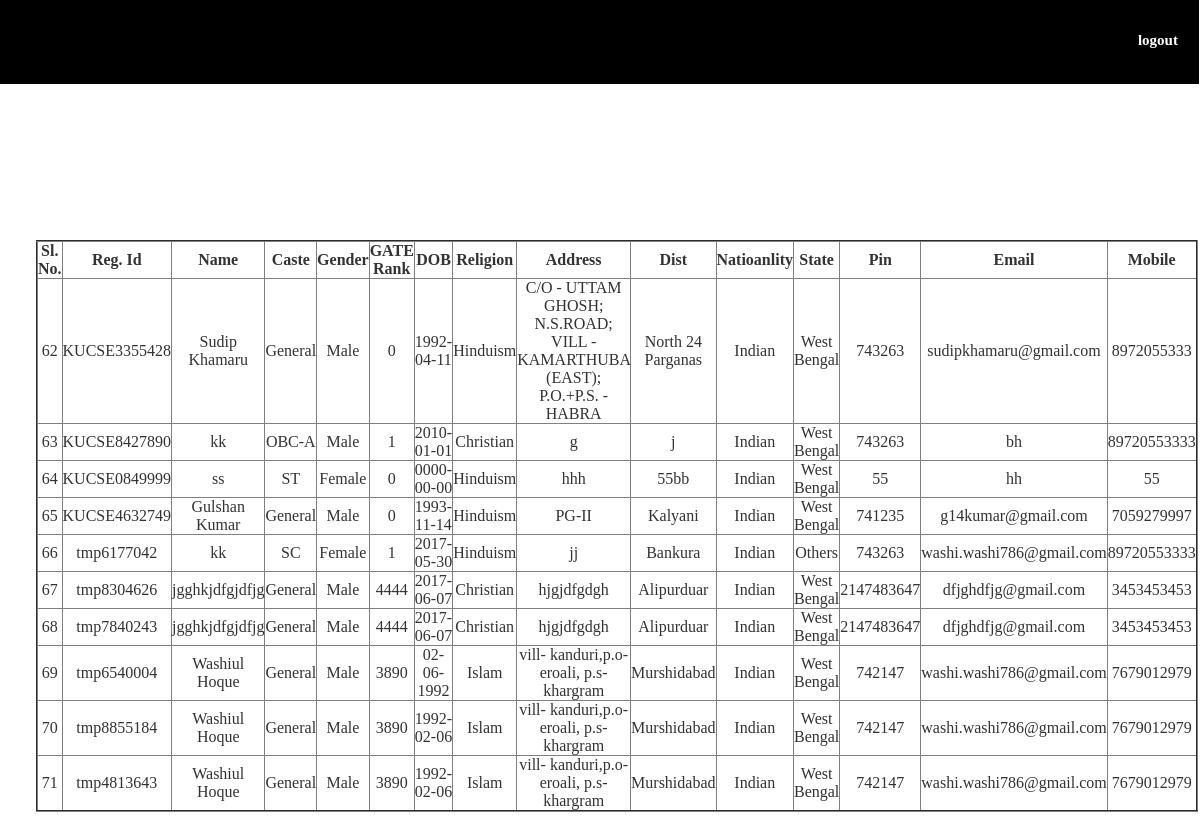
The app's page /applicant_details.php with its own data.
### tables this page shows
CREATE TABLE IF NOT EXISTS `applicant` (
  `id` int(11) NOT NULL AUTO_INCREMENT,
  `reg_id` varchar(100) NOT NULL,
  `fname` text NOT NULL,
  `caste` text NOT NULL,
  `gender` text NOT NULL,
  `per_x` decimal(50,2) NOT NULL,
  `year_x` int(100) NOT NULL,
  `board_x` text NOT NULL,
  `per_xii` decimal(50,2) NOT NULL,
  `year_xii` int(100) NOT NULL,
  `board_xii` text NOT NULL,
  `qualifying` text NOT NULL,
  `per_gradu` decimal(50,2) NOT NULL,
  `year_gradu` int(100) NOT NULL,
  `university` text NOT NULL,
  `college` text NOT NULL,
  `roll` varchar(100) NOT NULL,
  `gate_rank` int(100) NOT NULL,
  `father` text NOT NULL,
  `mother` text NOT NULL,
  `income` int(100) NOT NULL,
  `guardian` text NOT NULL,
  `occupation` text NOT NULL,
  `guardian_phone` bigint(100) NOT NULL,
  `dob` varchar(50) NOT NULL,
  `religion` text NOT NULL,
  `resi_address` varchar(100) NOT NULL,
  `per_address` varchar(100) NOT NULL,
  `nationality` text NOT NULL,
  `district` varchar(100) NOT NULL,
  `state` text NOT NULL,
  `pin` int(100) NOT NULL,
  `email` varchar(100) NOT NULL,
  `phone` bigint(100) NOT NULL,
  `mobile` bigint(100) NOT NULL,
  `disability` text NOT NULL,
  `blood` varchar(100) NOT NULL,
  `photo` text NOT NULL,
  `sign` text NOT NULL,
  `challan_no` int(100) NOT NULL,
  `challan_date` date NOT NULL,
  `status` text NOT NULL,
  PRIMARY KEY (`id`)
);

### applicant_details.php (the view, shortened to what this page needs)
<?php
	include 'admin_login_header.php';
	$limit=10;
    if(isset($_GET["page"])){
      $page=$_GET["page"];
    }
    else{
      $page=1;
    };
    $record_index=($page-1)*$limit;
    $sql="SELECT id,reg_id,fname,caste,gender,gate_rank,dob,religion,resi_address,district,nationality,state,pin,email,mobile FROM applicant LIMIT $record_index,$limit";
    $retval=mysql_query($sql);
    echo "<div id='applicant_record'><table border=2 style='position:absolute;left:3%;top:20%;width:95%;'>";
    echo "<tr align='center'><td><strong>Sl. No.</strong></td><td><strong>Reg. Id</strong></td><td><strong>Name</strong></td><td><strong>Caste</strong></td><td><strong>Gender</strong></td><td><strong>GATE Rank</strong></td><td><strong>DOB</strong></td><td><strong>Religion</strong></td><td><strong>Address</strong></td><td><strong>Dist</strong></td><td><strong>Natioanlity</strong></td><td><strong>State</strong></td><td><strong>Pin</strong></td><td><strong>Email</strong></td><td><strong>Mobile</strong></td></tr>";
    if($page>0){
      if(mysql_num_rows($retval)>0){
        while($row = mysql_fetch_array($retval)){
          echo "<tr align='center'><td><font>".$row[0]."</font></td><td><font>".$row[1]."</font></td><td><font>".$row[2]."</font></td><td><font>".$row[3]."</font></td><td><font>".$row[4]."</font></td><td><font>".$row[5]."</font></td><td><font>".$row[6]."</font></td><td><font>".$row[7]."</font></td><td><font>".$row[8]."</font></td><td><font>".$row[9]."</font></td><td><font>".$row[10]."</font></td><td><font>".$row[11]."</font></td><td><font>".$row[12]."</font></td><td><font>".$row[13]."</font></td><td><font>".$row[14]."</font></td></tr>";
        }
      }
	    else{
	       echo "<tr style='text-align:center;color:red'><td colspan='15'>No records</td></tr>";
      }
    }
    else{
	     echo "<tr style='text-align:center,color:red'><td colspan='15'>No records</td></tr>";
    }
    echo "</table></div>";
?>
<html>
	<head>
		<link href="css/bootstrap.min.css" rel="stylesheet">
		<link href="css/style.css" rel="stylesheet">
	</head>
</html>

### admin_login_header.php (shortened to what this page needs)
<?php
	echo '<div style="position:absolute;left:0%;top:0%;border:1px solid black;background-color:black;height:7%;width:99.9%">
		  	<a href=admin_logout.php style="position:absolute;left:95%;top:35%;text-decoration:none;font-size:15px;color:white"><b>logout</b></a>
		  </div>';
?>

### records on screen
applicant: id "62", reg "KUCSE3355428", fname "Sudip Khamaru", caste "General", gender "Male", gate_rank "0", dob "1992-04-11", religion "Hinduism", resi_address "C/O - UTTAM GHOSH; N.S.ROAD; VILL - KAMARTHUBA (EAST); P.O.+P.S. - HABRA", district "North 24 Parganas", nationality "Indian", state "West Bengal", pin "743263", email "sudipkhamaru@gmail.com", mobile "8972055333"
applicant: id "63", reg "KUCSE8427890", fname "kk", caste "OBC-A", gender "Male", gate_rank "1", dob "2010-01-01", religion "Christian", resi_address "g", district "j", nationality "Indian", state "West Bengal", pin "743263", email "bh", mobile "89720553333"
applicant: id "64", reg "KUCSE0849999", fname "ss", caste "ST", gender "Female", gate_rank "0", dob "0000-00-00", religion "Hinduism", resi_address "hhh", district "55bb", nationality "Indian", state "West Bengal", pin "55", email "hh", mobile "55"
applicant: id "65", reg "KUCSE4632749", fname "Gulshan Kumar", caste "General", gender "Male", gate_rank "0", dob "1993-11-14", religion "Hinduism", resi_address "PG-II", district "Kalyani", nationality "Indian", state "West Bengal", pin "741235", email "g14kumar@gmail.com", mobile "7059279997"
applicant: id "66", reg "tmp6177042", fname "kk", caste "SC", gender "Female", gate_rank "1", dob "2017-05-30", religion "Hinduism", resi_address "jj", district "Bankura", nationality "Indian", state "Others", pin "743263", email "washi.washi786@gmail.com", mobile "89720553333"
applicant: id "67", reg "tmp8304626", fname "jgghkjdfgjdfjg", caste "General", gender "Male", gate_rank "4444", dob "2017-06-07", religion "Christian", resi_address "hjgjdfgdgh", district "Alipurduar", nationality "Indian", state "West Bengal", pin "2147483647", email "dfjghdfjg@gmail.com", mobile "3453453453"
applicant: id "68", reg "tmp7840243", fname "jgghkjdfgjdfjg", caste "General", gender "Male", gate_rank "4444", dob "2017-06-07", religion "Christian", resi_address "hjgjdfgdgh", district "Alipurduar", nationality "Indian", state "West Bengal", pin "2147483647", email "dfjghdfjg@gmail.com", mobile "3453453453"
applicant: id "69", reg "tmp6540004", fname "Washiul Hoque", caste "General", gender "Male", gate_rank "3890", dob "02-06-1992", religion "Islam", resi_address "vill- kanduri,p.o- eroali, p.s- khargram", district "Murshidabad", nationality "Indian", state "West Bengal", pin "742147", email "washi.washi786@gmail.com", mobile "7679012979"
applicant: id "70", reg "tmp8855184", fname "Washiul Hoque", caste "General", gender "Male", gate_rank "3890", dob "1992-02-06", religion "Islam", resi_address "vill- kanduri,p.o- eroali, p.s- khargram", district "Murshidabad", nationality "Indian", state "West Bengal", pin "742147", email "washi.washi786@gmail.com", mobile "7679012979"
applicant: id "71", reg "tmp4813643", fname "Washiul Hoque", caste "General", gender "Male", gate_rank "3890", dob "1992-02-06", religion "Islam", resi_address "vill- kanduri,p.o- eroali, p.s- khargram", district "Murshidabad", nationality "Indian", state "West Bengal", pin "742147", email "washi.washi786@gmail.com", mobile "7679012979"
